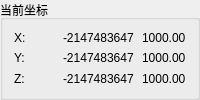
       <widget class="QGroupBox" name="gb_xyzCurpos">
        <property name="minimumSize">
         <size>
          <width>150</width>
          <height>95</height>
         </size>
        </property>
        <property name="maximumSize">
         <size>
          <width>16777215</width>
          <height>16777215</height>
         </size>
        </property>
        <property name="title">
         <string>当前坐标</string>
        </property>
        <layout class="QGridLayout" name="gridLayout_8">
         <property name="horizontalSpacing">
          <number>8</number>
         </property>
         <property name="verticalSpacing">
          <number>6</number>
         </property>
         <item row="0" column="1">
          <widget class="QLabel" name="lab_CurPhyPosX">
           <property name="text">
            <string>-2147483647</string>
           </property>
           <property name="textInteractionFlags">
            <set>Qt::LinksAccessibleByMouse|Qt::TextSelectableByMouse</set>
           </property>
          </widget>
         </item>
         <item row="0" column="0">
          <widget class="QLabel" name="lab_cpX">
           <property name="text">
            <string>X:</string>
           </property>
           <property name="alignment">
            <set>Qt::AlignLeading|Qt::AlignLeft|Qt::AlignTop</set>
           </property>
          </widget>
         </item>
         <item row="2" column="1">
          <widget class="QLabel" name="lab_CurPhyPosZ">
           <property name="text">
            <string>-2147483647</string>
           </property>
           <property name="textInteractionFlags">
            <set>Qt::LinksAccessibleByMouse|Qt::TextSelectableByMouse</set>
           </property>
          </widget>
         </item>
         <item row="1" column="2">
          <widget class="QLabel" name="lab_CurlogicPosY">
           <property name="text">
            <string>1000.00</string>
           </property>
           <property name="textInteractionFlags">
            <set>Qt::LinksAccessibleByMouse|Qt::TextSelectableByMouse</set>
           </property>
          </widget>
         </item>
         <item row="2" column="0">
          <widget class="QLabel" name="lab_cpZ">
           <property name="text">
            <string>Z:</string>
           </property>
           <property name="alignment">
            <set>Qt::AlignLeading|Qt::AlignLeft|Qt::AlignTop</set>
           </property>
          </widget>
         </item>
         <item row="1" column="0">
          <widget class="QLabel" name="lab_cpY">
           <property name="text">
            <string>Y:</string>
           </property>
           <property name="alignment">
            <set>Qt::AlignLeading|Qt::AlignLeft|Qt::AlignTop</set>
           </property>
          </widget>
         </item>
         <item row="0" column="2">
          <widget class="QLabel" name="lab_CurlogicPosX">
           <property name="text">
            <string>1000.00</string>
           </property>
           <property name="textInteractionFlags">
            <set>Qt::LinksAccessibleByMouse|Qt::TextSelectableByMouse</set>
           </property>
          </widget>
         </item>
         <item row="2" column="2">
          <widget class="QLabel" name="lab_CurlogicPosZ">
           <property name="text">
            <string>1000.00</string>
           </property>
           <property name="textInteractionFlags">
            <set>Qt::LinksAccessibleByMouse|Qt::TextSelectableByMouse</set>
           </property>
          </widget>
         </item>
         <item row="1" column="1">
          <widget class="QLabel" name="lab_CurPhyPosY">
           <property name="text">
            <string>-2147483647</string>
           </property>
           <property name="textInteractionFlags">
            <set>Qt::LinksAccessibleByMouse|Qt::TextSelectableByMouse</set>
           </property>
          </widget>
         </item>
        </layout>
       </widget>
